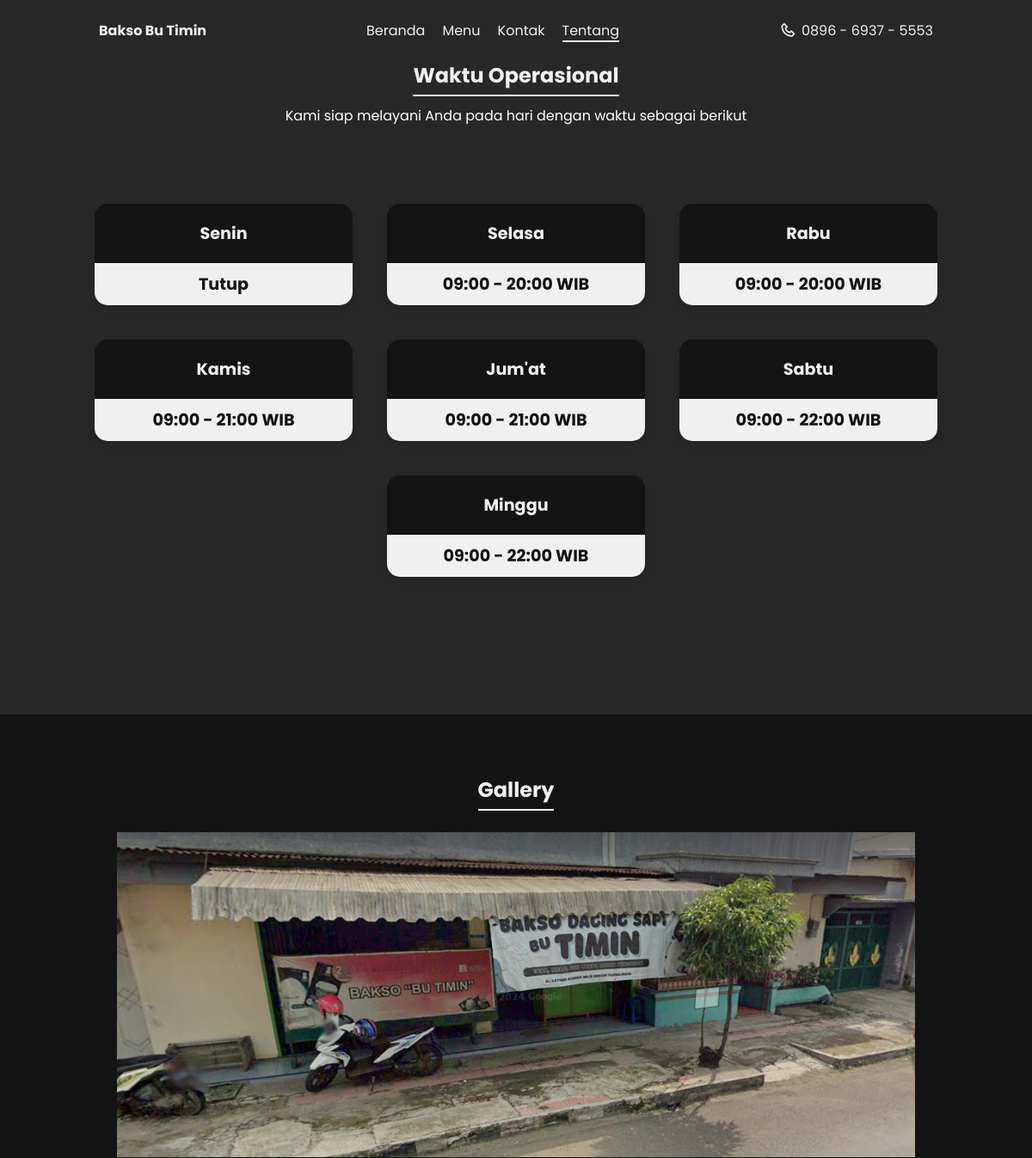
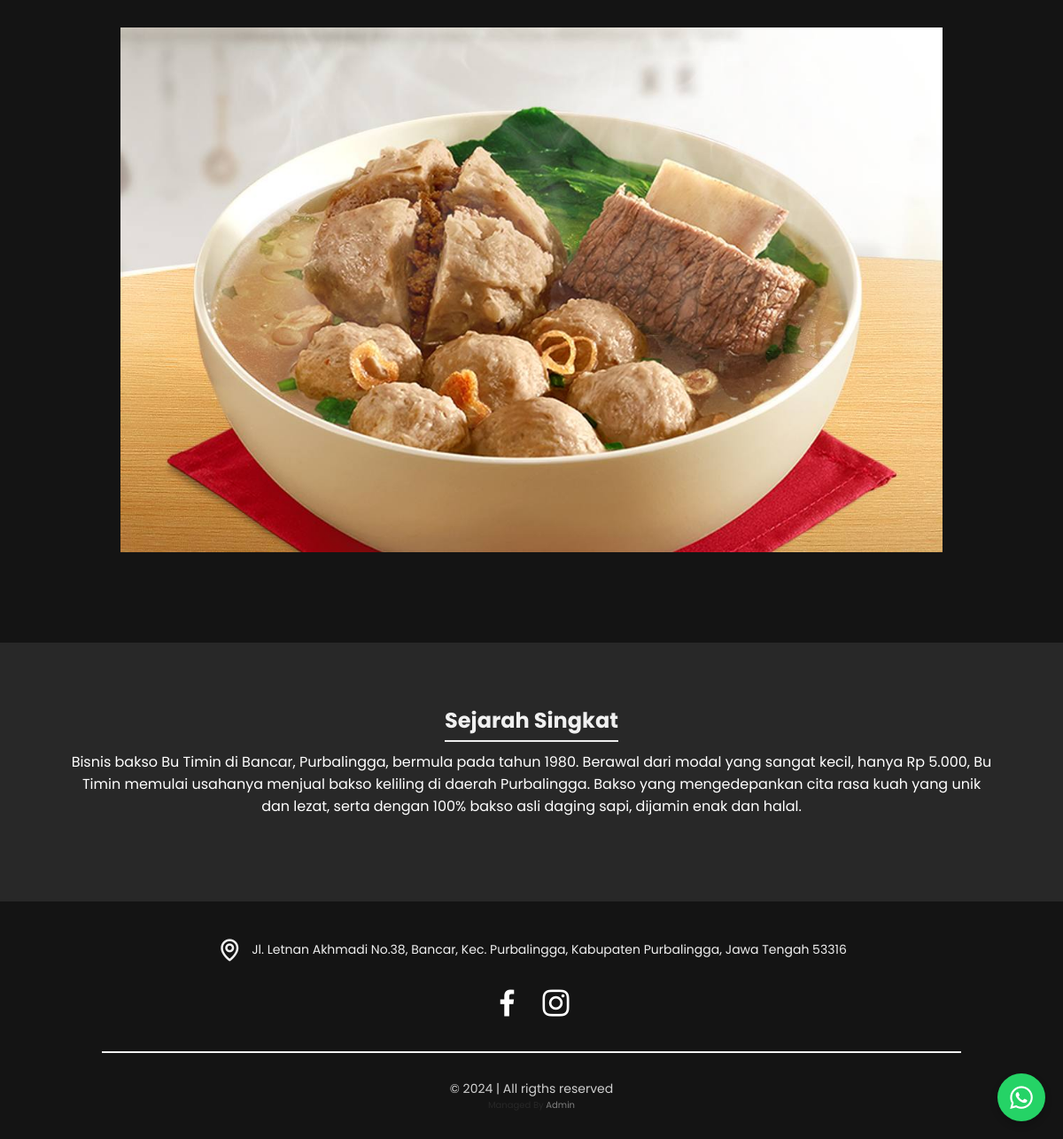
The app's page /tentang with its own data (2 pictures, top to bottom).
### tables this page shows
CREATE TABLE `info_web` (
  `id_info` int(11) NOT NULL,
  `nama_website` varchar(255) DEFAULT NULL,
  `whatsapp` varchar(20) DEFAULT NULL,
  `whatsapp_link` varchar(255) DEFAULT NULL,
  `facebook` varchar(255) DEFAULT NULL,
  `instagram` varchar(255) DEFAULT NULL,
  `alamat` varchar(255) DEFAULT NULL,
  `gmaps` text DEFAULT NULL,
  `shopeefood` varchar(255) DEFAULT NULL,
  `grabfood` varchar(255) DEFAULT NULL,
  `gofood` varchar(255) DEFAULT NULL,
  `sejarah` text DEFAULT NULL
);

CREATE TABLE `waktu_operasional` (
  `id` int(11) NOT NULL,
  `senin` varchar(50) DEFAULT NULL,
  `selasa` varchar(50) DEFAULT NULL,
  `rabu` varchar(50) DEFAULT NULL,
  `kamis` varchar(50) DEFAULT NULL,
  `jumat` varchar(50) DEFAULT NULL,
  `sabtu` varchar(50) DEFAULT NULL,
  `minggu` varchar(50) DEFAULT NULL
);

CREATE TABLE `cms_gallery` (
  `id` int(11) NOT NULL,
  `gambar` varchar(255) DEFAULT NULL
);

### page/tentang.php (the view, shortened to what this page needs)
<?php include 'template/header.php'; ?>
<?php
$sql = "SELECT * FROM waktu_operasional WHERE id = 1";
$result = $koneksi->query($sql);
if ($result->num_rows > 0) {
    $row = $result->fetch_assoc();
} else {
    $row = [];
}
?>
<?php
$sql = "SELECT * FROM cms_gallery";
$hasil = $koneksi->query($sql);
$menu_items = [];
if ($hasil->num_rows > 0) {
    while ($item = $hasil->fetch_assoc()) {
        $menu_items[] = $item;
    }
} else {
    echo "0 results";
}
?>
<main>
    <section class="section black1">
        <h1 class="garisbawah">Waktu Operasional</h1>
        <p class="penjelasan">Kami siap melayani Anda pada hari dengan waktu sebagai berikut</p>
        <div class="section card-container">
            <div class="card">
                <div class="card-hari">Senin</div>
                <div class="card-waktu"><?php echo isset($row['senin']) ? $row['senin'] : 'Data tidak tersedia'; ?></div>
            </div>
            <div class="card">
                <div class="card-hari">Selasa</div>
                <div class="card-waktu"><?php echo isset($row['selasa']) ? $row['selasa'] : 'Data tidak tersedia'; ?></div>
            </div>
            <div class="card">
                <div class="card-hari">Rabu</div>
                <div class="card-waktu"><?php echo isset($row['rabu']) ? $row['rabu'] : 'Data tidak tersedia'; ?></div>
            </div>
            <div class="card">
                <div class="card-hari">Kamis</div>
                <div class="card-waktu"><?php echo isset($row['kamis']) ? $row['kamis'] : 'Data tidak tersedia'; ?></div>
            </div>
            <div class="card">
                <div class="card-hari">Jum'at</div>
                <div class="card-waktu"><?php echo isset($row['jumat']) ? $row['jumat'] : 'Data tidak tersedia'; ?></div>
            </div>
            <div class="card">
                <div class="card-hari">Sabtu</div>
                <div class="card-waktu"><?php echo isset($row['sabtu']) ? $row['sabtu'] : 'Data tidak tersedia'; ?></div>
            </div>
            <div class="card">
                <div class="card-hari">Minggu</div>
                <div class="card-waktu"><?php echo isset($row['minggu']) ? $row['minggu'] : 'Data tidak tersedia'; ?></div>
            </div>
        </div>
    </section>
    <section class="section black2">
        <h1 class="garisbawah">Gallery</h1>
        <br>
        <?php foreach ($menu_items as $item) : ?>
            <div class="kartu" style="margin: 0 auto;">
                <img src="admin/<?php echo $item['gambar']; ?>" alt="gambar">
            </div>
            <br>
        <?php endforeach; ?>
    </section>
    <section class="section black1">
        <h1 class="garisbawah">Sejarah Singkat</h1>
        <p class="penjelasan"><?php echo $sejarah ?></p>
        <br>
    </section>
</main>
<?php include 'template/footer.php'; ?>

### page.php (shortened to what this page needs)
<?php
include "config/koneksi.php";
$sql = "SELECT * FROM info_web";
$result = $koneksi->query($sql);
if ($result->num_rows > 0) {
    $row = $result->fetch_assoc();
    $nama_website = $row['nama_website'];
    $whatsapp = $row['whatsapp'];
    $whatsapp_link = $row['whatsapp_link'];
    $facebook = $row['facebook'];
    $instagram = $row['instagram'];
    $alamat = $row['alamat'];
    $sejarah = $row['sejarah'];
}
if ($_GET['page'] == 'beranda') {
    include "page/beranda.php";
} else if ($_GET['page'] == 'menu') {
    include "page/menu.php";
} else if ($_GET['page'] == 'kontak') {
    include "page/kontak.php";
} else if ($_GET['page'] == 'tentang') {
    include "page/tentang.php";
}

### page/template/header.php (shortened to what this page needs)
<!DOCTYPE html>
<html lang="en">
<head>
    <link rel="stylesheet" href="page/css/swiper-bundle.min.css">
    <link rel="stylesheet" href="page/css/scrollreveal.min.js">
    <link href='https://unpkg.com/boxicons@2.1.2/css/boxicons.min.css' rel='stylesheet'>
    <link rel="stylesheet" href="page/css/style.css">
    <link rel="stylesheet" href="path/to/swiper-bundle.min.css">
<body>
    <header class="header">
        <nav class="nav container flex">
            <a href="#" class="logo-content flex">
                <span class="logo-text"><b><?php echo $nama_website; ?></b></span>
            </a>
            <div class="menu-content">
                <?php
                $page = isset($_GET['page']) ? $_GET['page'] : 'beranda';
                ?>
                <ul class="menu-list flex">
                    <li><a href="beranda" class="nav-link <?php echo $page == 'beranda' ? 'navaktif' : ''; ?>">Beranda</a></li>
                    <li><a href="menu" class="nav-link <?php echo $page == 'menu' ? 'navaktif' : ''; ?>">Menu</a></li>
                    <li><a href="kontak" class="nav-link <?php echo $page == 'kontak' ? 'navaktif' : ''; ?>">Kontak</a></li>
                    <li><a href="tentang" class="nav-link <?php echo $page == 'tentang' ? 'navaktif' : ''; ?>">Tentang</a></li>
                </ul>
            </div>
            <div class="contact-content flex">
                <i class='bx bx-phone phone-icon'></i>
                <a href="<?php echo $whatsapp_link; ?>">
                    <span class="phone-number"><?php echo $whatsapp; ?></span>
                </a>
            </div>
        </nav>
    </header>
    <div class="wa-widget">
        <div class="wa-icon" id="wa-icon">
            <i class='bx bxl-whatsapp' id="wa-icon-open"></i>
        </div>
    </div>
</body>
</head>

### page/template/footer.php (shortened to what this page needs)
<footer class="section footer">
    <div class="footer-location flex">
        <div class="tempat">
            <div class="location-text"><i class='bx bx-map map-icon'></i>
                <?php echo $alamat; ?>
            </div>
        </div>
    </div>
    <br>
    <div class="media-sosial">
        <a href="<?php echo $facebook; ?>" target="_blank" aria-label="Facebook">
            <i class='bx bxl-facebook'></i>
        </a>
        <a href="<?php echo $instagram; ?>" target="_blank" aria-label="Instagram">
            <i class='bx bxl-instagram'></i>
        </a>
    </div>
    <div class="footer-copyRight">&copy; <?php echo date('Y') ?> | All rigths reserved</div>
    <p class="admin">Managed By <a href="Admin" style="color:gray;">Admin</a> </p>
</footer>

### page/css/style.css (style rules this page uses)
html { font-size: 62.5%; scroll-behavior: smooth; }
:root { --body-font: 'Poppins', sans-serif; --big-font: 4rem; --h1-font: 3.6rem; --h2-font: 2.4rem; --h3-font: 2rem; --h4-font: 1.8rem; --normal-font: 1.6rem; --small-font: 1.4rem; --smaller-font: 1.3rem; --font-regular: 400; --font-medium: 500; --font-semi-bold: 600; --primary-color: #141414; --primary-color-hover: #282828; --text-color: #282828; --text-color-light: #f0f0f0; --border-color: #141414; --white-color: #f0f0f0; --section-bg: #141414; --z-overlay: 10; --z-fixed: 100; --tran-0-2: 0.2s; --tran-0-3: 0.3s; --tran-0-5: 0.5s; }
* { margin: 0; padding: 0; box-sizing: border-box; }
body { overflow-x: hidden; background-color: var(--white-color); }
body, button, input { font-family: var(--body-font); font-size: var(--normal-font); font-weight: var(--font-regular); color: var(--text-color); }
ul { list-style: none; }
a { text-decoration: none; }
img { width: 100%; height: 100%; object-fit: cover; }
.section { padding: 7rem 2rem; }
.container { max-width: 1030px; width: 100%; margin: 0 auto; padding: 0 3rem; }
.flex { display: flex; align-items: center; column-gap: 0.6rem; }
.header { position: fixed; top: 0; left: 0; height: 7rem; width: 100%; z-index: var(--z-fixed); transition: var(--tran-0-5); }
.nav { position: relative; height: 100%; align-items: center; justify-content: space-between; }
.logo-icon, .logo-text, .nav-link, .phone-icon, .phone-number { color: var(--white-color); }
.logo-icon, .phone-icon { font-size: 2rem; }
.menu-list { column-gap: 2rem; }
.nav-link { position: relative; text-transform: capitalize; }
.nav-link::before { content: ''; position: absolute; left: 50%; bottom: -8px; height: 6px; width: 6px; border-radius: 50%; transform: translateX(-50%); background-color: var(--white-color); opacity: 0; }
.footer { padding: 4rem 2rem 3rem; background-color: var(--section-bg); }
.footer .content-description, .footer .map-icon, .footer .location-text { color: var(--text-color-light); margin: 0 auto; text-align: center; }
.footer .content-description, .footer .location-text { text-align: center; margin: 0 auto; font-size: var(--small-font); }
.footer .map-icon { font-size: 3rem; margin-right: 1rem; }
.footer-copyRight { max-width: 970px; margin: 0 auto; text-align: center; padding-top: 3rem; margin-top: 3rem; font-size: var(--small-font); border-top: 2px solid var(--text-color-light); color: rgba(255, 255, 255, 0.8); ; }

### page/template/header.php (style rules this page uses)
.navaktif { border-bottom: 2px solid; }
.black1 { background-color: #282828; color: white; text-align: center; }
.black2 { background-color: #141414; color: white; text-align: right; }
.penjelasan { margin: 0 auto; min-width: 80%; width: 90%; }
.wa-widget { position: fixed; bottom: 20px; right: 20px; z-index: 1000; }
.wa-icon { background-color: #25D366; color: white; padding: 10px; border-radius: 50%; cursor: pointer; box-shadow: 0 4px 8px rgba(0, 0, 0, 0.2); display: flex; justify-content: center; align-items: center; font-size: 34px; }
.garisbawah { border-bottom: 2px solid #f0f0f0; padding-bottom: 5px; font-weight: bold; color: #f0f0f0; width: max-content; text-align: center; align-items: center; margin: 0 auto; }
.penjelasan { padding-top: 10px; }

### page/template/footer.php (style rules this page uses)
.tempat { display: flex; align-items: center; margin: 0 auto; max-width: 90%; }
.location-text { display: flex; align-items: center; }
.map-icon { margin-right: 8px; }
.admin { text-align: center; font-size: 1rem; }
.media-sosial { margin: 0 auto; display: flex; justify-content: center; gap: 15px; }
.media-sosial a { color: white; text-decoration: none; transition: transform 0.3s ease; }
.media-sosial i { font-size: 4rem; transition: transform 0.3s ease; }

### records on screen
info_web: nama_website "Bakso Bu Timin", whatsapp "0896 - 6937 - 5553", sejarah "Bisnis bakso Bu Timin di Bancar, Purbalingga, bermula pada tahun 1980. Berawal dari modal yang sangat kecil, hanya Rp 5.000, Bu Timin memulai usahanya menjual bakso keliling di daerah Purbalingga. Bakso yang mengedepankan cita rasa kuah yang unik dan lezat, serta dengan 100% bakso asli daging sapi, dijamin enak dan halal.", alamat "Jl. Letnan Akhmadi No.38, Bancar, Kec. Purbalingga, Kabupaten Purbalingga, Jawa Tengah 53316"
waktu_operasional: senin "Tutup", selasa "09:00 - 20:00 WIB", rabu "09:00 - 20:00 WIB", kamis "09:00 - 21:00 WIB", jumat "09:00 - 21:00 WIB", sabtu "09:00 - 22:00 WIB", minggu "09:00 - 22:00 WIB"
cms_gallery: gambar (picture)
cms_gallery: gambar (picture)
